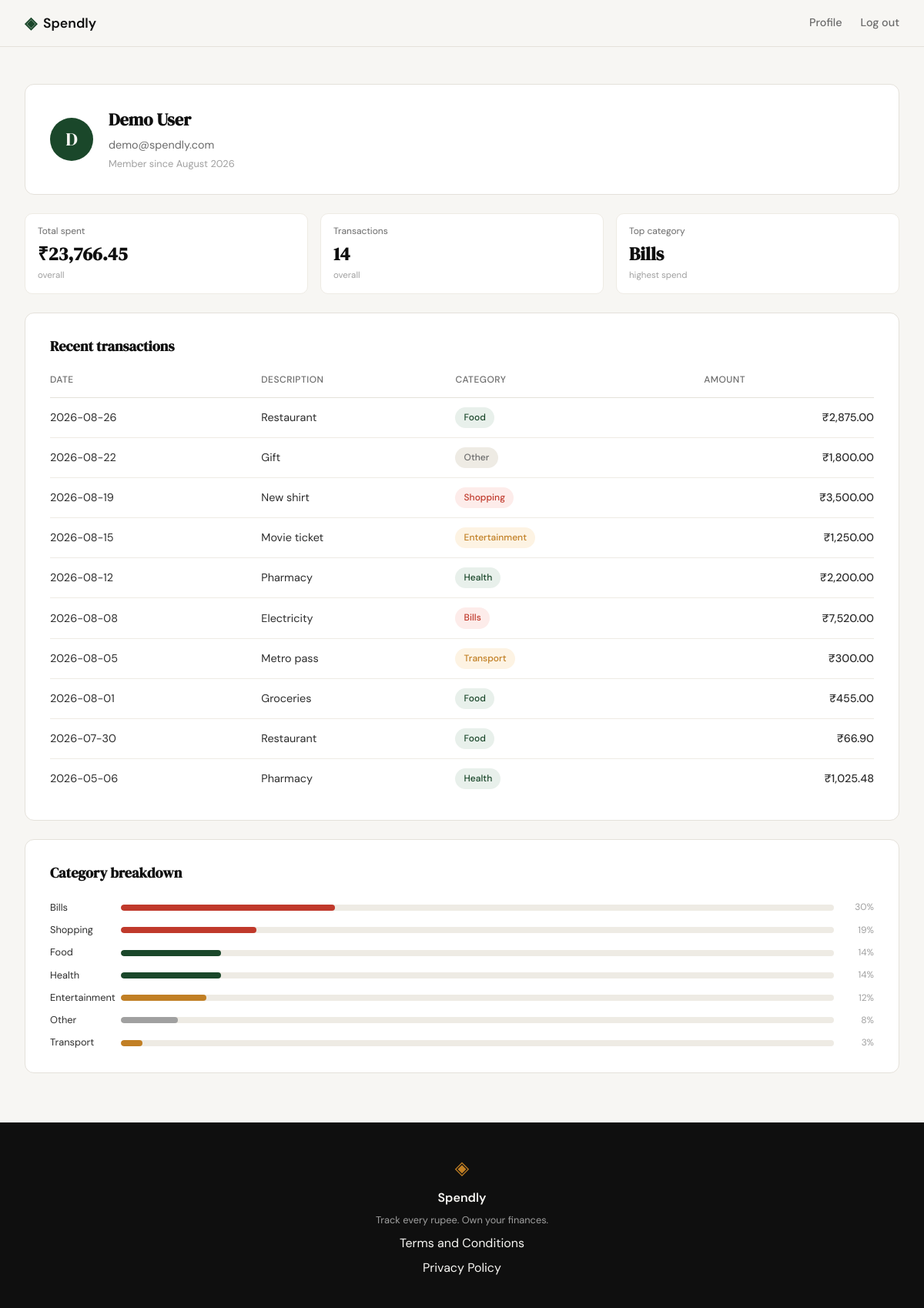
Screenshot of /profile (signed in) with the database file from the repository.
### tables this page shows
CREATE TABLE users (
            id            INTEGER PRIMARY KEY AUTOINCREMENT,
            name          TEXT    NOT NULL,
            email         TEXT    NOT NULL UNIQUE,
            password_hash TEXT    NOT NULL,
            created_at    TEXT    DEFAULT (datetime('now'))
        );

CREATE TABLE expenses (
            id          INTEGER PRIMARY KEY AUTOINCREMENT,
            user_id     INTEGER NOT NULL REFERENCES users(id),
            amount      REAL    NOT NULL,
            category    TEXT    NOT NULL,
            date        TEXT    NOT NULL,
            description TEXT,
            created_at  TEXT    DEFAULT (datetime('now'))
        );

### app.py (the view)
@app.route("/profile")
def profile():
    if not session.get("user_id"):
        return redirect(url_for("login"))
    user_id = session["user_id"]
    if get_user_by_id(user_id) is None:
        abort(404)
    user = queries.get_user_by_id(user_id)
    summary = queries.get_summary_stats(user_id)
    transactions = queries.get_recent_transactions(user_id)
    categories = queries.get_category_breakdown(user_id)
    return render_template(
        "profile.html",
        user=user,
        summary=summary,
        transactions=transactions,
        categories=categories,
    )

### database/db.py (called while the page is built)
def get_db():
    conn = sqlite3.connect(
        DB_PATH,
        timeout=10,
    )
    conn.row_factory = sqlite3.Row
    conn.execute("PRAGMA foreign_keys = ON")
    conn.execute("PRAGMA busy_timeout = 10000")
    return conn

def get_user_by_id(user_id):
    with get_db() as db:
        return get_db().execute(
            """
            SELECT id, name, email, password_hash, created_at
            FROM users
            WHERE id = ?
            """,
            (user_id,),
        ).fetchone()

### database/queries.py (called while the page is built)
def get_user_by_id(user_id):
    with get_db() as conn:
        row = conn.execute(
            "SELECT name, email, created_at FROM users WHERE id = ?",
            (user_id,),
        ).fetchone()
    if row is None:
        return None
    created_at = datetime.strptime(row["created_at"], "%Y-%m-%d %H:%M:%S")
    member_since = created_at.strftime("%B %Y")  # e.g. "January 2026"
    return {
        "name": row["name"],
        "email": row["email"],
        "member_since": member_since,
    }

def get_recent_transactions(user_id, limit=10):
    with get_db() as conn:
        rows = conn.execute(
            """
            SELECT date, description, category, amount
            FROM expenses
            WHERE user_id = ?
            ORDER BY date DESC, id DESC
            LIMIT ?
            """,
            (user_id, limit),
        ).fetchall()
    return [
        {
            "date": row["date"],
            "description": row["description"],
            "category": row["category"],
            "amount": row["amount"],
        }
        for row in rows
    ]

def get_category_breakdown(user_id):
    with get_db() as conn:
        rows = conn.execute(
            """
            SELECT category, SUM(amount) AS amount
            FROM expenses
            WHERE user_id = ?
            GROUP BY category
            ORDER BY amount DESC
            """,
            (user_id,),
        ).fetchall()
    if not rows:
        return []
    grand_total = sum(row["amount"] for row in rows)
    breakdown = []
    running_pct = 0
    for row in rows:
        raw_pct = (row["amount"] / grand_total) * 100
        pct = int(round(raw_pct))
        breakdown.append({"name": row["category"], "amount": row["amount"], "pct": pct})
        running_pct += pct
    remainder = 100 - running_pct
    breakdown[0]["pct"] += remainder
    return breakdown

### templates/profile.html (shortened to what this page needs)
{% extends "base.html" %}
{% block content %}
<section class="profile-section">
    <div class="profile-inner">
        <div class="profile-info-card">
            <div class="profile-avatar">{{ user.name[0]|upper }}</div>
            <div class="profile-info-details">
                <h1 class="profile-name">{{ user.name }}</h1>
                <p class="profile-email">{{ user.email }}</p>
                <p class="profile-since">Member since {{ user.member_since }}</p>
            </div>
        </div>
        <div class="profile-stats">
            <div class="stat-tile">
                <div class="stat-tile-label">Total spent</div>
                <div class="stat-tile-value">₹{{ "{:,.2f}".format(summary.total_spent) }}</div>
                <div class="stat-tile-meta">overall</div>
            </div>
            <div class="stat-tile">
                <div class="stat-tile-label">Transactions</div>
                <div class="stat-tile-value">{{ summary.transaction_count }}</div>
                <div class="stat-tile-meta">overall</div>
            </div>
            <div class="stat-tile">
                <div class="stat-tile-label">Top category</div>
                <div class="stat-tile-value">{{ summary.top_category }}</div>
                <div class="stat-tile-meta">highest spend</div>
            </div>
        </div>
        <div class="profile-panel">
            <h2 class="profile-panel-title">Recent transactions</h2>
            <table class="profile-table">
                <thead>
                    <tr>
                        <th>Date</th>
                        <th>Description</th>
                        <th>Category</th>
                        <th class="profile-table-amount">Amount</th>
                    </tr>
                </thead>
                <tbody>
                    {% for tx in transactions %}
                    <tr>
                        <td>{{ tx.date }}</td>
                        <td>{{ tx.description }}</td>
                        <td><span class="category-badge category-badge-{{ tx.category|lower }}">{{ tx.category }}</span></td>
                        <td class="profile-table-amount">₹{{ "{:,.2f}".format(tx.amount) }}</td>
                    </tr>
                    {% endfor %}
                </tbody>
            </table>
        </div>
        <div class="profile-panel">
            <h2 class="profile-panel-title">Category breakdown</h2>
            <div class="stat-bars profile-breakdown">
                {% for cat in categories %}
                <div class="stat-bar-row">
                    <span class="stat-bar-cat">{{ cat.name }}</span>
                    <div class="stat-bar-track">
                        <div class="stat-bar category-bar-{{ cat.name|lower }}" style="width: {{ cat.pct }}%"></div>
                    </div>
                    <span class="stat-bar-pct">{{ cat.pct }}%</span>
                </div>
                {% endfor %}
            </div>
        </div>
    </div>
</section>
{% endblock %}

### templates/base.html (shortened to what this page needs)
<!DOCTYPE html>
<html lang="en">
<head>
    <link rel="stylesheet" href="{{ url_for('static', filename='css/style.css') }}">
</head>
<body>
    <nav class="navbar">
        <div class="nav-inner">
            <a href="{{ url_for('landing') }}" class="nav-brand">
                <span class="brand-icon">◈</span>
                <span class="brand-name">Spendly</span>
            </a>
            <div class="nav-links">
                {% if session.user_id %}
                <a href="{{ url_for('profile') }}">Profile</a>
                <a href="{{ url_for('logout') }}">Log out</a>
                {% else %}
                <a href="{{ url_for('login') }}">Sign in</a>
                <a href="{{ url_for('register') }}" class="nav-cta">Get started</a>
                {% endif %}
            </div>
        </div>
    </nav>
    <main class="main-content">
        {% block content %}{% endblock %}
    </main>
    <footer class="footer">
        <div class="footer-inner">
            <span class="brand-icon">◈</span>
            <span class="footer-name">Spendly</span>
            <p class="footer-copy">Track every rupee. Own your finances.</p>
            <a href="{{ url_for('terms') }}">Terms and Conditions</a>
            <a href="{{ url_for('privacy') }}">Privacy Policy </a>
        </div>
    </footer>
</body>
</html>

### rows the page displays
users: name "D", name "Demo User", email "demo@spendly.com"
expenses: top_category "Bills", date "2026-08-08", description "Electricity", category "Bills", amount "7,520.00"
expenses: date "2026-08-26", description "Restaurant", category "Food", amount "2,875.00"
expenses: date "2026-08-22", description "Gift", category "Other", amount "1,800.00"
expenses: date "2026-08-19", description "New shirt", category "Shopping", amount "3,500.00"
expenses: date "2026-08-15", description "Movie ticket", category "Entertainment", amount "1,250.00"
expenses: date "2026-08-12", description "Pharmacy", category "Health", amount "2,200.00"
expenses: date "2026-08-05", description "Metro pass", category "Transport", amount "300.00"
expenses: date "2026-08-01", description "Groceries", category "Food", amount "455.00"
expenses: date "2026-07-30", description "Restaurant", category "Food", amount "66.90"
expenses: date "2026-05-06", description "Pharmacy", category "Health", amount "1,025.48"

### other values shown
{{ user.member_since }} "August 2026"
{{ "{:,.2f}".format(summary.total_spent) }} "23,766.45"
{{ summary.transaction_count }} "14"
{{ cat.name }} "Bills" "Shopping" "Food" "Health" "Entertainment" "Other" "Transport"
{{ cat.pct }} "30" "19" "14" "14" "12" "8" "3"
